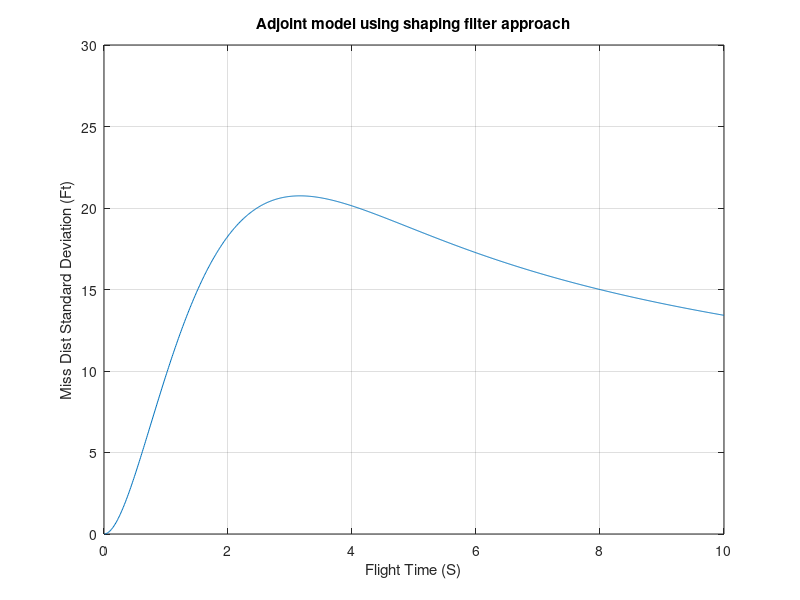

MATLAB code for this plot:
count=0;
XNT = 96.6;
XNP = 3;
TAU = 1;
TF = 10;
T=0;
S=0;
TP=T+.00001;
X1=0;
X2=0;
X3=1;
X4=0;
X5=0.;
H=.01;
while TP <= (TF - 1e-5)
    STEP=1;
    FLAG=0;
    S=S+H;
    X1OLD=X1;
    X2OLD=X2;
    X3OLD=X3;
    X4OLD=X4;
    X5OLD=X5;
    while STEP <=1
        if FLAG==1
            STEP=2;
            X1=X1+H*X1D;
            X2=X2+H*X2D;
            X3=X3+H*X3D;
            X4=X4+H*X4D;
            X5=X5+H*X5D;
            TP=TP+H;
        end
        X1D=X2;
        X2D=X3;
        Y1=(X4-X2)/TAU;
        TGO=TP+.00001;
        X3D=XNP*Y1/TGO;
        X4D=-Y1;
        X5D=X1*X1;
        FLAG=1;
    end
    FLAG=0;
    X1=(X1OLD+X1)/2+.5*H*X1D;
    X2=(X2OLD+X2)/2+.5*H*X2D;
    X3=(X3OLD+X3)/2+.5*H*X3D;
    X4=(X4OLD+X4)/2+.5*H*X4D;
    X5=(X5OLD+X5)/2+.5*H*X5D;
    S=S+H;
    if S >=.000999
        S=0.;
        XMUDNT=XNT*sqrt(X5/TGO);
        count=count+1;
        ArrayTP(count)=TP;
        ArrayXMUDNT(count)=XMUDNT;
    end
end
figure
plot(ArrayTP, ArrayXMUDNT),grid
title('Adjoint model using shaping filter approach')
xlabel('Flight Time (S)')
ylabel('Miss Dist Standard Deviation (Ft)')
axis([00,10,00,30])
clc
output=[ArrayTP,ArrayXMUDNT];
save datfil.txt output /ascii
disp('Simulation Complete')